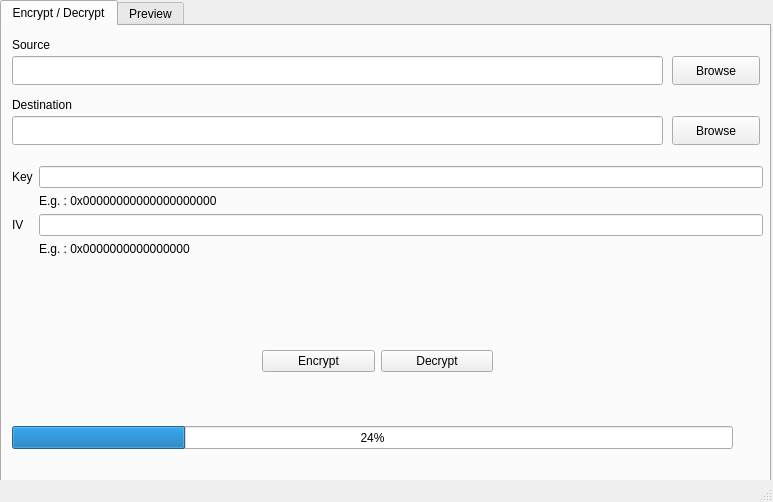
<?xml version="1.0" encoding="UTF-8"?>
<ui version="4.0">
 <class>MainWindow</class>
 <widget class="QMainWindow" name="MainWindow">
  <property name="geometry">
   <rect>
    <x>0</x>
    <y>0</y>
    <width>773</width>
    <height>502</height>
   </rect>
  </property>
  <property name="windowTitle">
   <string>MainWindow</string>
  </property>
  <widget class="QWidget" name="centralwidget">
   <widget class="QTabWidget" name="tabWidget">
    <property name="geometry">
     <rect>
      <x>0</x>
      <y>0</y>
      <width>771</width>
      <height>491</height>
     </rect>
    </property>
    <property name="currentIndex">
     <number>0</number>
    </property>
    <widget class="QWidget" name="tab">
     <attribute name="title">
      <string>Encrypt / Decrypt</string>
     </attribute>
     <widget class="QProgressBar" name="progressBar">
      <property name="geometry">
       <rect>
        <x>10</x>
        <y>400</y>
        <width>721</width>
        <height>23</height>
       </rect>
      </property>
      <property name="value">
       <number>24</number>
      </property>
     </widget>
     <widget class="QPushButton" name="pushButtonSrcFile">
      <property name="geometry">
       <rect>
        <x>670</x>
        <y>30</y>
        <width>88</width>
        <height>29</height>
       </rect>
      </property>
      <property name="text">
       <string>Browse</string>
      </property>
     </widget>
     <widget class="QPushButton" name="pushButtonDstFile">
      <property name="geometry">
       <rect>
        <x>670</x>
        <y>90</y>
        <width>88</width>
        <height>29</height>
       </rect>
      </property>
      <property name="text">
       <string>Browse</string>
      </property>
     </widget>
     <widget class="QWidget" name="formLayoutWidget">
      <property name="geometry">
       <rect>
        <x>10</x>
        <y>140</y>
        <width>751</width>
        <height>141</height>
       </rect>
      </property>
      <layout class="QFormLayout" name="formLayout_3">
       <property name="fieldGrowthPolicy">
        <enum>QFormLayout::AllNonFixedFieldsGrow</enum>
       </property>
       <item row="0" column="0">
        <widget class="QLabel" name="keyLabel_2">
         <property name="text">
          <string>Key</string>
         </property>
        </widget>
       </item>
       <item row="0" column="1">
        <widget class="QLineEdit" name="lineEditKey"/>
       </item>
       <item row="1" column="1">
        <widget class="QLabel" name="label_4">
         <property name="text">
          <string>E.g. : 0x00000000000000000000</string>
         </property>
        </widget>
       </item>
       <item row="2" column="0">
        <widget class="QLabel" name="iVLabel_2">
         <property name="text">
          <string>IV</string>
         </property>
        </widget>
       </item>
       <item row="2" column="1">
        <widget class="QLineEdit" name="lineEditIV"/>
       </item>
       <item row="3" column="1">
        <widget class="QLabel" name="label_6">
         <property name="text">
          <string>E.g. : 0x0000000000000000</string>
         </property>
        </widget>
       </item>
      </layout>
     </widget>
     <widget class="QLabel" name="label_2">
      <property name="geometry">
       <rect>
        <x>10</x>
        <y>70</y>
        <width>81</width>
        <height>17</height>
       </rect>
      </property>
      <property name="text">
       <string>Destination</string>
      </property>
     </widget>
     <widget class="QWidget" name="horizontalLayoutWidget">
      <property name="geometry">
       <rect>
        <x>260</x>
        <y>310</y>
        <width>231</width>
        <height>51</height>
       </rect>
      </property>
      <layout class="QHBoxLayout" name="horizontalLayout_2">
       <item>
        <widget class="QPushButton" name="pushButtonEncrypt">
         <property name="text">
          <string>Encrypt</string>
         </property>
        </widget>
       </item>
       <item>
        <widget class="QPushButton" name="pushButtonDecrypt">
         <property name="text">
          <string>Decrypt</string>
         </property>
        </widget>
       </item>
      </layout>
     </widget>
     <widget class="QLineEdit" name="lineEditDstFile">
      <property name="geometry">
       <rect>
        <x>10</x>
        <y>90</y>
        <width>651</width>
        <height>29</height>
       </rect>
      </property>
     </widget>
     <widget class="QLabel" name="label">
      <property name="geometry">
       <rect>
        <x>10</x>
        <y>10</y>
        <width>56</width>
        <height>17</height>
       </rect>
      </property>
      <property name="text">
       <string>Source</string>
      </property>
     </widget>
     <widget class="QLineEdit" name="lineEditSrcFile">
      <property name="geometry">
       <rect>
        <x>10</x>
        <y>30</y>
        <width>651</width>
        <height>29</height>
       </rect>
      </property>
     </widget>
    </widget>
    <widget class="QWidget" name="tab_2">
     <attribute name="title">
      <string>Preview</string>
     </attribute>
     <widget class="QWidget" name="horizontalLayoutWidget_2">
      <property name="geometry">
       <rect>
        <x>10</x>
        <y>0</y>
        <width>751</width>
        <height>421</height>
       </rect>
      </property>
      <layout class="QHBoxLayout" name="horizontalLayout_3">
       <property name="spacing">
        <number>12</number>
       </property>
       <property name="margin">
        <number>12</number>
       </property>
       <item>
        <widget class="QLabel" name="labelImgSrc">
         <property name="text">
          <string>No File Selected</string>
         </property>
        </widget>
       </item>
       <item>
        <widget class="QLabel" name="labelImgDst">
         <property name="text">
          <string>No File Selected</string>
         </property>
         <property name="scaledContents">
          <bool>false</bool>
         </property>
        </widget>
       </item>
      </layout>
     </widget>
     <widget class="QLabel" name="label_9">
      <property name="geometry">
       <rect>
        <x>80</x>
        <y>430</y>
        <width>71</width>
        <height>16</height>
       </rect>
      </property>
      <property name="text">
       <string>Source File</string>
      </property>
     </widget>
     <widget class="QLabel" name="label_10">
      <property name="geometry">
       <rect>
        <x>550</x>
        <y>430</y>
        <width>101</width>
        <height>16</height>
       </rect>
      </property>
      <property name="text">
       <string>Destination File</string>
      </property>
     </widget>
    </widget>
   </widget>
  </widget>
  <widget class="QStatusBar" name="statusbar"/>
 </widget>
 <resources/>
 <connections/>
</ui>
